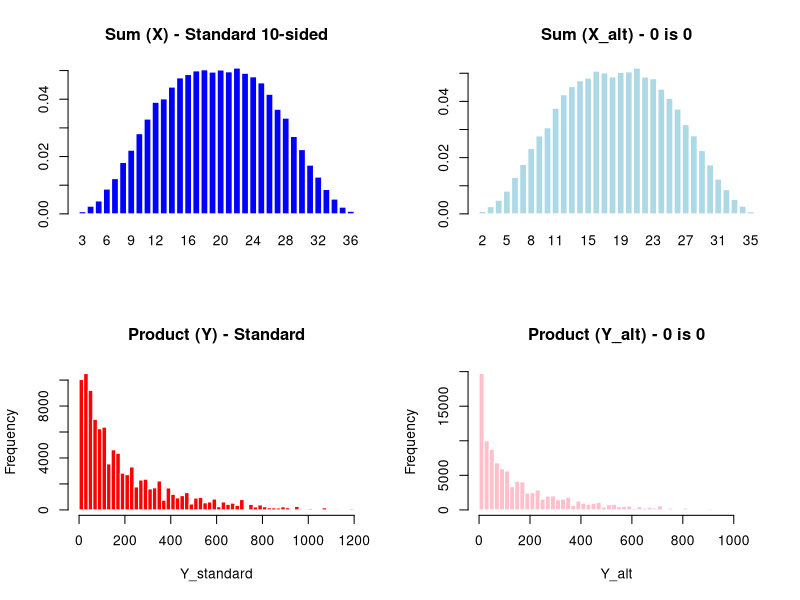

Recreate this plot in R.
# Number of simulations
N <- 100000

# Simulate 100,000 rolls for each die
# The sample() function draws random numbers from a given range
d6 <- sample(1:6, N, replace = TRUE)
d20 <- sample(1:20, N, replace = TRUE)

# Scenario 1: 10-sided die where 0 is 10 (Standard D&D die, values 1 to 10)
d10_standard <- sample(1:10, N, replace = TRUE)

# Calculate Sum (X) and Product (Y) using R's vectorized math
X_standard <- d6 + d10_standard + d20
Y_standard <- d6 * d10_standard * d20

# Scenario 2: 10-sided die where 0 is literally 0 (values 0 to 9)
d10_alt <- sample(0:9, N, replace = TRUE)

X_alt <- d6 + d10_alt + d20
Y_alt <- d6 * d10_alt * d20

# --- Plotting the Distributions ---
# This opens a PNG graphics device to save our charts
png("task_2_8_plots.png", width=800, height=600)

# par(mfrow) splits the canvas into a 2x2 grid for our 4 plots
par(mfrow=c(2,2)) 

# Barplots for the sums (X)
# table() counts the frequency of each unique outcome
barplot(table(X_standard)/N, main="Sum (X) - Standard 10-sided", col="blue", border="white")
barplot(table(X_alt)/N, main="Sum (X_alt) - 0 is 0", col="lightblue", border="white")

# Histograms for the products (Y) 
# We use histograms here because products have too many unique values for a clean barplot
hist(Y_standard, main="Product (Y) - Standard", col="red", border="white", breaks=50)
hist(Y_alt, main="Product (Y_alt) - 0 is 0", col="pink", border="white", breaks=50)

# This closes the graphics device and actually saves the file
dev.off()

cat("Task 2.8 complete! Open task_2_8_plots.png in VS Code to see the distributions.\n")
